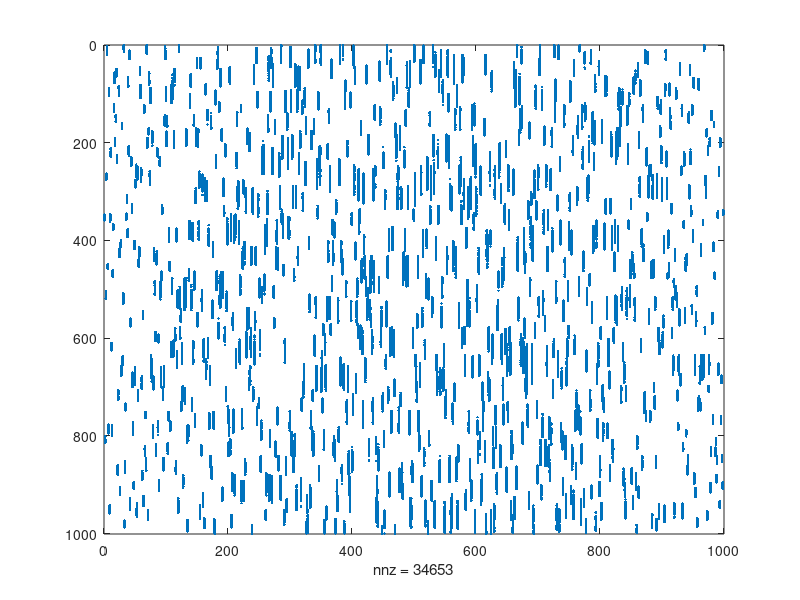

Source code (MATLAB):
A = randn(1000, 1000);
penta = diag(diag(A,-2),-2) + diag(diag(A,-1),-1) + diag(diag(A)) + diag(diag(A,1),1) + diag(diag(A,2),2);
symm = (penta + penta')/2;
[V,D] = eig(symm);
V(abs(V) < 10^(-3))=0;
spy(V);